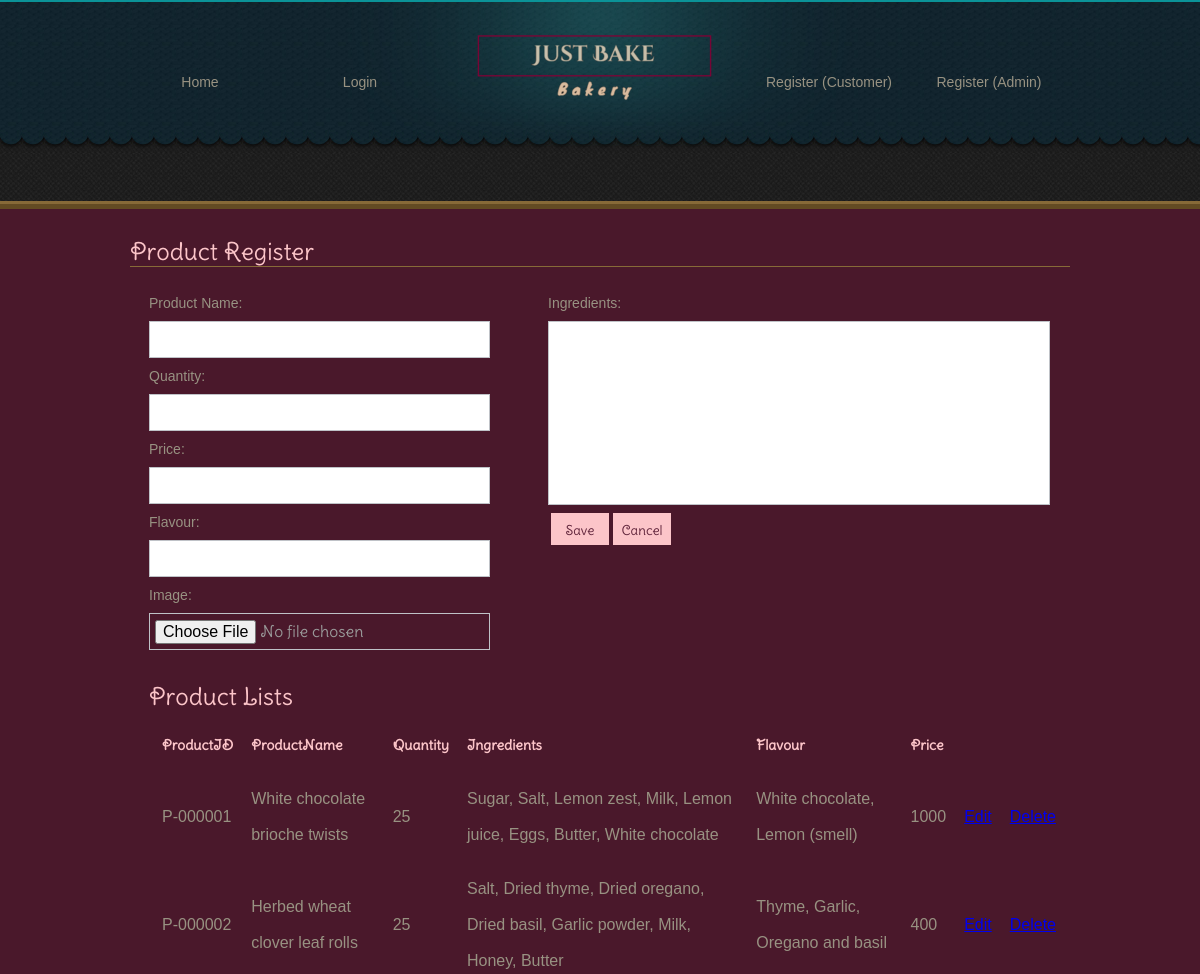
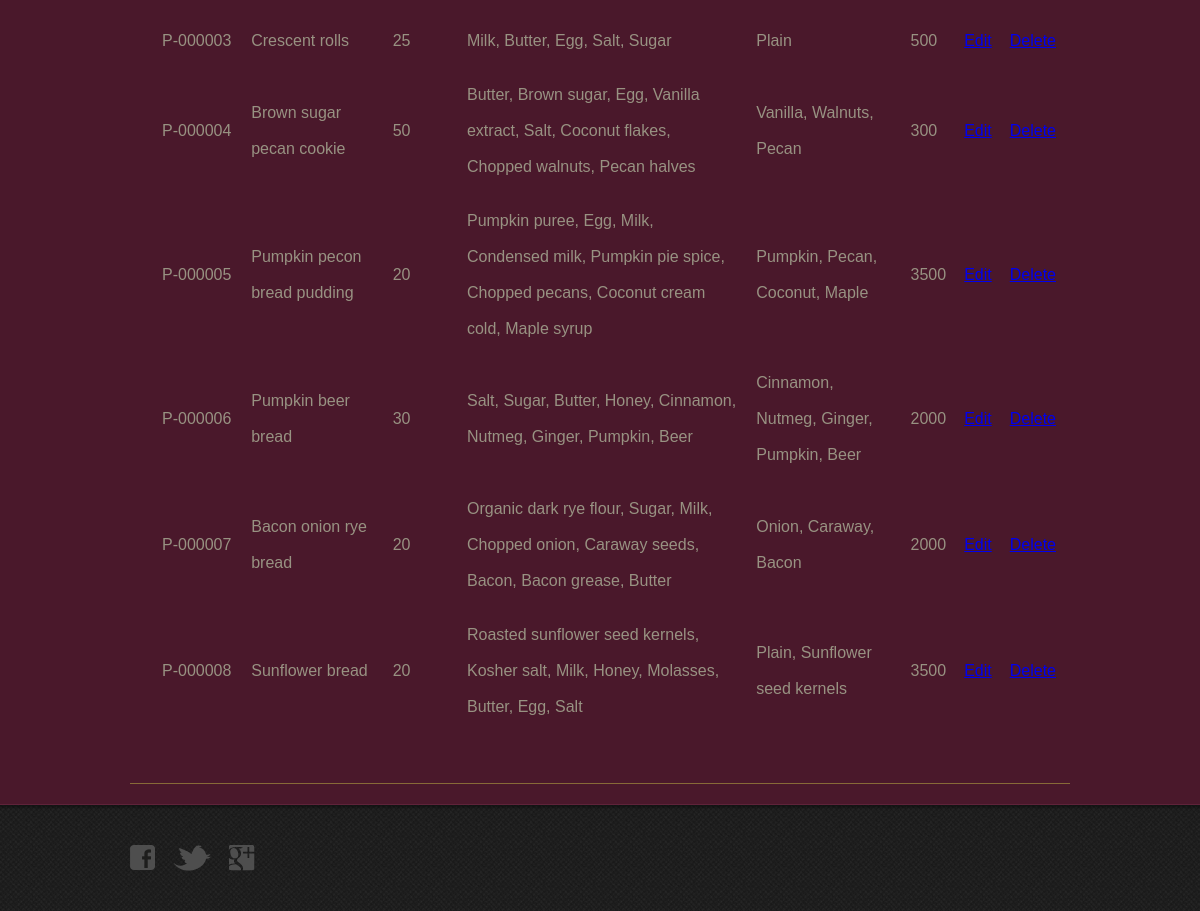
The page /product.php on the database its author committed (2 pictures, top to bottom).
### tables this page shows
CREATE TABLE IF NOT EXISTS `product` (
  `ProductID` varchar(30) NOT NULL,
  `ProductName` varchar(50) NOT NULL,
  `Quantity` int(11) NOT NULL,
  `Price` int(11) NOT NULL,
  `Ingredients` varchar(1000) NOT NULL,
  `Flavour` varchar(50) NOT NULL,
  `Image` varchar(30) NOT NULL
);

### product.php (the view, shortened to what this page needs)
<?php
include('header.php');
?>
<html>
<head>
</head>
<body>
<div id="body">
<div id="contact">
<h1>Product Register</h1>
<form action="product.php" method="post" enctype="multipart/form-data">
	<div class="information">
		<label for="name">Product Name:</label>
		<input type="text" name="txtName" id="name" required>
		<label for="quantity">Quantity:</label>
		<input type="text" name="txtQty" id="qty" required>
		<label for="price">Price:</label>
		<input type="text" name="txtPrice" id="price" required>
		<label for="flavour">Flavour:</label>
		<input type="text" name="txtFlavour" id="flauour" required>
		<label for="image">Image:</label>
		<input type="file" name="Image" required>
		<br></br>
		<h1>Product Lists</h1>
	<table width="920">
		<tr>
			<td>
			<?php
			$select="SELECT * FROM product ORDER BY ProductID";
			$ret=mysql_query($select);
			$count=mysql_num_rows($ret);
			if($count==0)
			{
				echo "<h2>No Record Found</h2>";
			}
			else
			{
				echo "<table width=\"left\" cellpadding='8'>";
				echo "<tr>";
				echo "<th align=\"left\">ProductID</th>";
				echo "<th align=\"left\">ProductName</th>";
				echo "<th align=\"left\">Quantity</th>";
				echo "<th align=\"left\">Ingredients</th>";
				echo "<th align=\"left\">Flavour</th>";
				echo "<th align=\"left\">Price</th>";
				echo "</tr>";
			for($p=0;$p<$count;$p++)
			{
				$row=mysql_fetch_array($ret);
				echo "<tr>";
				echo "<td>".$row['ProductID']."</td>";
				echo "<td>".$row['ProductName']."</td>";
				echo "<td>".$row['Quantity']."</td>";
				echo "<td>".$row['Ingredients']."</td>";
				echo "<td>".$row['Flavour']."</td>";
				echo "<td>".$row['Price']."</td>";
				echo "<td><a href='product.php?mode=edit&ProductID=".$row['ProductID']."'>Edit</arequired/></td>";
				echo "<td><a href='product.php?mode=delete&ProductID=".$row['ProductID']."'>Delete</arequired/></td>";
				echo "</tr>";
			}
			echo"</table>";
			}
			?>
			</td>
		</tr>
	</table>
	</div>
	<div>
		<label for="ingredients">Ingredients:</label>
		<textarea name="txtIngredient" id="address" required></textarea>
		<table>
			<tr>
				<td>
					<input type="submit" name="save" id="send" value="Save">
				</td>
				<td>
					<input type="reset" name="cancel" id="send" value="Cancel">
				</td>
			</tr>
		</table>
</form>
</div>
</div>
<?php
include('footer.php');
 ?>

### css/style.css (style rules this page uses)
body { background: url(../images/bg-body.jpg) repeat left top; font-family: Arial, Helvetica, sans-serif; font-size: 14px; line-height: 1; margin: 0; min-width: 960px; padding: 0; }
a { outline: none; }
#body { background: #4a182b; border-bottom: 1px solid #5f233a; min-height: 1050px; padding: 27px 0 20px; width: 100%; }
#body > div { margin: 0 auto; padding: 0; width: 960px; }
#body #contact { padding: 0 10px; width: 940px; }
#body #contact h1 { color: #fcc5c9; font-size: 24px; font-family: 'DeliusSwashCaps-Regular'; font-weight: normal; line-height: 30px; margin: 0; padding: 0; }
#body #contact form { border-bottom: 1px solid #876a38; border-top: 1px solid #876a38; margin: 0; overflow: hidden; padding: 18px 20px 30px 19px; }
#body #contact form div { float: left; margin: 0; padding: 0; width: 502px; }
#body #contact form div.information { margin: 0 58px 0 0; width: 341px; }
#body #contact form label { color: #989282; display: block; line-height: 36px; margin: 0; padding: 0; text-transform: capitalize; }
#body #contact form table { color: #989282; line-height: 36px; }
#body #contact form h1 { color: #fcc5c9; line-height: 36px; font-family: 'DeliusSwashCaps-Regular'; font-size: 24px; }
#body #contact form td { color: #989282; }
#body #contact form th { color: #fcc5c9; line-height: 36px; font-family: 'DeliusSwashCaps-Regular'; font-size: 14px; }
#body #contact form input { border: 1px solid #bfc2c7; color: #999; display: block; height: 35px; line-height: 35px; margin: 0; padding: 0; }
#body #contact form div.information input { font-size: 16px; font-family: 'DeliusSwashCaps-Regular'; font-weight: normal; padding: 0 5px; width: 329px; }
#body #contact form textarea { border: 1px solid #bfc2c7; color: #999; display: block; font-size: 16px; font-family: 'DeliusSwashCaps-Regular'; font-weight: normal; height: 172px; margin: 0 0 5px; padding: 5px; resize: none; width: 490px; }
#body #contact form #send { background: url(../images/button.png) no-repeat 0 0; border: 0; height: 32px; margin: 0; padding: 0; width: 58px; color: #5f233a; background-color: #fcc5c9; font-family: 'DeliusSwashCaps-Regular'; }

### product.php (style rules this page uses)
table { color: #989282; display: inline-block; font-family: Arial, Helvetica, sans-serif; font-size: 16px; }
th { color: #fcc5c9; font-family: 'DeliusSwashCaps-Regular'; font-size: 15px; }

### rows shown on the page
product: ProductID "P-000001", ProductName "White chocolate brioche twists", Quantity "25", Ingredients "Sugar, Salt, Lemon zest, Milk, Lemon juice, Eggs, Butter, White chocolate", Flavour "White chocolate, Lemon (smell)", Price "1000"
product: ProductID "P-000002", ProductName "Herbed wheat clover leaf rolls", Quantity "25", Ingredients "Salt, Dried thyme, Dried oregano, Dried basil, Garlic powder, Milk, Honey, Butter", Flavour "Thyme, Garlic, Oregano and basil", Price "400"
product: ProductID "P-000003", ProductName "Crescent rolls", Quantity "25", Ingredients "Milk, Butter, Egg, Salt, Sugar", Flavour "Plain", Price "500"
product: ProductID "P-000004", ProductName "Brown sugar pecan cookie", Quantity "50", Ingredients "Butter, Brown sugar, Egg, Vanilla extract, Salt, Coconut flakes, Chopped walnuts, Pecan halves", Flavour "Vanilla, Walnuts, Pecan", Price "300"
product: ProductID "P-000005", ProductName "Pumpkin pecon bread pudding", Quantity "20", Ingredients "Pumpkin puree, Egg, Milk, Condensed milk, Pumpkin pie spice, Chopped pecans, Coconut cream cold, Maple syrup", Flavour "Pumpkin, Pecan, Coconut, Maple", Price "3500"
product: ProductID "P-000006", ProductName "Pumpkin beer bread", Quantity "30", Ingredients "Salt, Sugar, Butter, Honey, Cinnamon, Nutmeg, Ginger, Pumpkin, Beer", Flavour "Cinnamon, Nutmeg, Ginger, Pumpkin, Beer", Price "2000"
product: ProductID "P-000007", ProductName "Bacon onion rye bread", Quantity "20", Ingredients "Organic dark rye flour, Sugar, Milk, Chopped onion, Caraway seeds, Bacon, Bacon grease, Butter", Flavour "Onion, Caraway, Bacon", Price "2000"
product: ProductID "P-000008", ProductName "Sunflower bread", Quantity "20", Ingredients "Roasted sunflower seed kernels, Kosher salt, Milk, Honey, Molasses, Butter, Egg, Salt", Flavour "Plain, Sunflower seed kernels", Price "3500"
